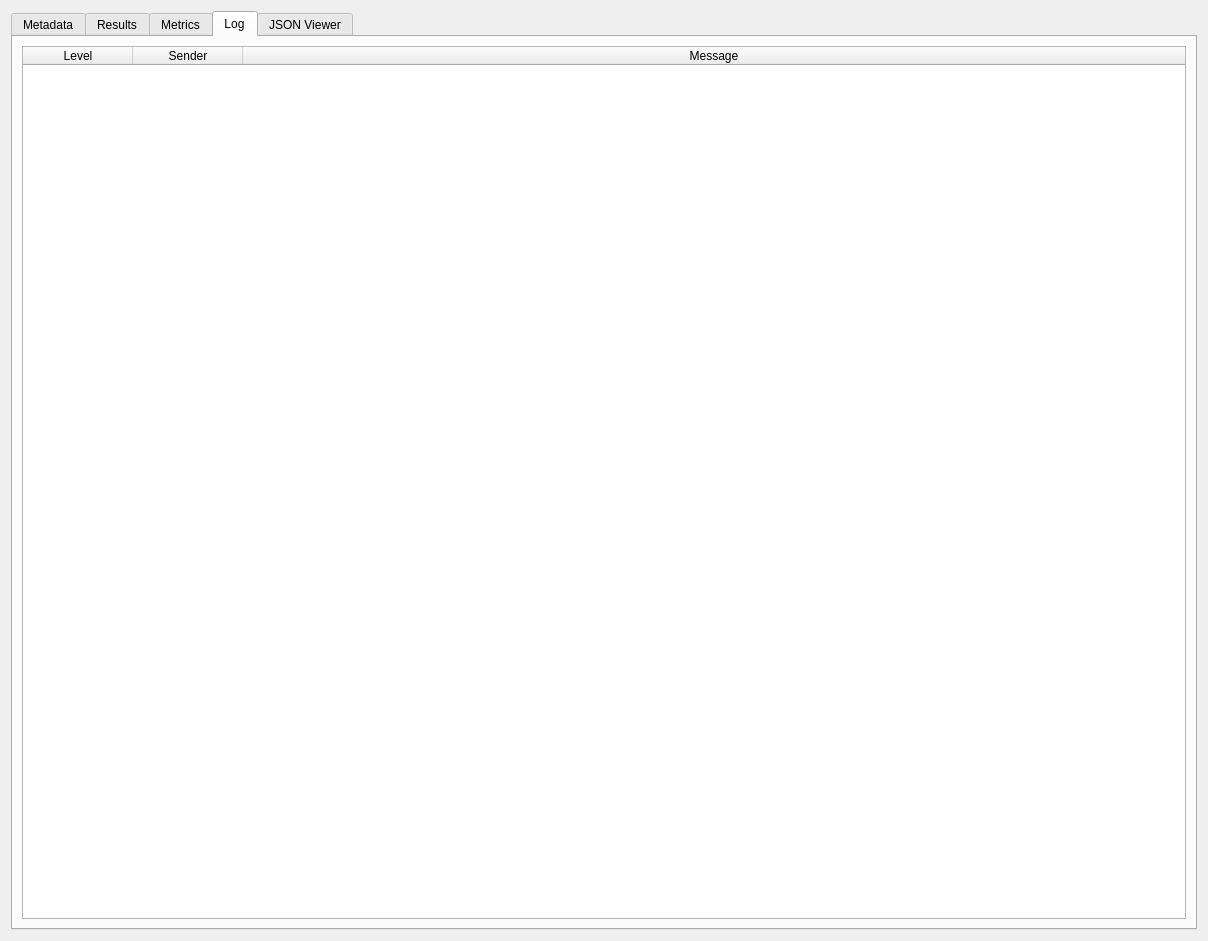
<?xml version="1.0" encoding="UTF-8"?>
<ui version="4.0">
 <class>Form</class>
 <widget class="QWidget" name="Form">
  <property name="geometry">
   <rect>
    <x>0</x>
    <y>0</y>
    <width>1208</width>
    <height>941</height>
   </rect>
  </property>
  <property name="sizePolicy">
   <sizepolicy hsizetype="Maximum" vsizetype="Maximum">
    <horstretch>0</horstretch>
    <verstretch>0</verstretch>
   </sizepolicy>
  </property>
  <property name="windowTitle">
   <string>CHIA JSON Result Viewer</string>
  </property>
  <layout class="QVBoxLayout" name="verticalLayout">
   <item>
    <widget class="QTabWidget" name="tab_widget">
     <property name="minimumSize">
      <size>
       <width>0</width>
       <height>0</height>
      </size>
     </property>
     <property name="currentIndex">
      <number>3</number>
     </property>
     <widget class="QWidget" name="tab_info">
      <attribute name="title">
       <string>Metadata</string>
      </attribute>
      <layout class="QVBoxLayout" name="verticalLayout_3">
       <item>
        <widget class="QWidget" name="widget" native="true">
         <layout class="QVBoxLayout" name="verticalLayout_4">
          <item>
           <widget class="QGroupBox" name="groupBox_2">
            <property name="title">
             <string>Experiment</string>
            </property>
            <layout class="QFormLayout" name="formLayout">
             <item row="0" column="0">
              <widget class="QLabel" name="label">
               <property name="text">
                <string>Name</string>
               </property>
              </widget>
             </item>
             <item row="0" column="1">
              <widget class="QLineEdit" name="line_experimentname">
               <property name="readOnly">
                <bool>true</bool>
               </property>
              </widget>
             </item>
             <item row="1" column="0">
              <widget class="QLabel" name="label_2">
               <property name="text">
                <string>Run ID</string>
               </property>
              </widget>
             </item>
             <item row="1" column="1">
              <widget class="QLineEdit" name="line_runid">
               <property name="readOnly">
                <bool>true</bool>
               </property>
              </widget>
             </item>
            </layout>
           </widget>
          </item>
          <item>
           <widget class="QGroupBox" name="groupBox">
            <property name="title">
             <string>Environment</string>
            </property>
            <layout class="QVBoxLayout" name="verticalLayout_5">
             <item>
              <widget class="QLabel" name="label_chiaversion">
               <property name="text">
                <string/>
               </property>
              </widget>
             </item>
             <item>
              <widget class="QTableWidget" name="table_environment">
               <property name="editTriggers">
                <set>QAbstractItemView::NoEditTriggers</set>
               </property>
               <property name="columnCount">
                <number>2</number>
               </property>
               <attribute name="horizontalHeaderStretchLastSection">
                <bool>true</bool>
               </attribute>
               <attribute name="verticalHeaderVisible">
                <bool>false</bool>
               </attribute>
               <column>
                <property name="text">
                 <string>Item</string>
                </property>
               </column>
               <column>
                <property name="text">
                 <string>Value</string>
                </property>
               </column>
              </widget>
             </item>
            </layout>
           </widget>
          </item>
          <item>
           <widget class="QGroupBox" name="groupBox_5">
            <property name="title">
             <string>Configuration</string>
            </property>
            <layout class="QVBoxLayout" name="verticalLayout_7">
             <item>
              <widget class="QTableWidget" name="table_configuration">
               <property name="editTriggers">
                <set>QAbstractItemView::NoEditTriggers</set>
               </property>
               <property name="columnCount">
                <number>3</number>
               </property>
               <attribute name="horizontalHeaderStretchLastSection">
                <bool>true</bool>
               </attribute>
               <attribute name="verticalHeaderVisible">
                <bool>false</bool>
               </attribute>
               <column>
                <property name="text">
                 <string>Source</string>
                </property>
               </column>
               <column>
                <property name="text">
                 <string>Item</string>
                </property>
               </column>
               <column>
                <property name="text">
                 <string>Value</string>
                </property>
               </column>
              </widget>
             </item>
            </layout>
           </widget>
          </item>
         </layout>
        </widget>
       </item>
      </layout>
     </widget>
     <widget class="QWidget" name="tab_results">
      <attribute name="title">
       <string>Results</string>
      </attribute>
      <layout class="QHBoxLayout" name="horizontalLayout_5">
       <item>
        <widget class="QGroupBox" name="groupBox_6">
         <property name="maximumSize">
          <size>
           <width>384</width>
           <height>16777215</height>
          </size>
         </property>
         <property name="title">
          <string>Results</string>
         </property>
         <layout class="QHBoxLayout" name="horizontalLayout_6">
          <item>
           <widget class="QTableWidget" name="table_resulttypes">
            <property name="editTriggers">
             <set>QAbstractItemView::NoEditTriggers</set>
            </property>
            <property name="selectionBehavior">
             <enum>QAbstractItemView::SelectRows</enum>
            </property>
            <property name="columnCount">
             <number>3</number>
            </property>
            <attribute name="horizontalHeaderDefaultSectionSize">
             <number>110</number>
            </attribute>
            <attribute name="horizontalHeaderStretchLastSection">
             <bool>true</bool>
            </attribute>
            <attribute name="verticalHeaderVisible">
             <bool>false</bool>
            </attribute>
            <column>
             <property name="text">
              <string>Sender</string>
             </property>
            </column>
            <column>
             <property name="text">
              <string>Result</string>
             </property>
            </column>
            <column>
             <property name="text">
              <string>#</string>
             </property>
            </column>
           </widget>
          </item>
         </layout>
        </widget>
       </item>
       <item>
        <widget class="QGroupBox" name="groupBox_7">
         <property name="title">
          <string>Plot Settings</string>
         </property>
         <layout class="QVBoxLayout" name="verticalLayout_9">
          <item>
           <widget class="QLabel" name="label_4">
            <property name="text">
             <string>X Axis Selection</string>
            </property>
           </widget>
          </item>
          <item>
           <widget class="QRadioButton" name="radio_result_step">
            <property name="text">
             <string>Step</string>
            </property>
            <property name="checked">
             <bool>true</bool>
            </property>
           </widget>
          </item>
          <item>
           <widget class="QRadioButton" name="radio_result_timestamp">
            <property name="text">
             <string>Timestamp</string>
            </property>
           </widget>
          </item>
          <item>
           <spacer name="verticalSpacer_2">
            <property name="orientation">
             <enum>Qt::Vertical</enum>
            </property>
            <property name="sizeHint" stdset="0">
             <size>
              <width>20</width>
              <height>757</height>
             </size>
            </property>
           </spacer>
          </item>
         </layout>
        </widget>
       </item>
       <item>
        <widget class="QGroupBox" name="groupbox_result_plot">
         <property name="title">
          <string>Plot</string>
         </property>
         <layout class="QHBoxLayout" name="horizontalLayout_8"/>
        </widget>
       </item>
       <item>
        <widget class="QGroupBox" name="groupBox_9">
         <property name="minimumSize">
          <size>
           <width>300</width>
           <height>0</height>
          </size>
         </property>
         <property name="title">
          <string>Raw Data</string>
         </property>
         <layout class="QVBoxLayout" name="verticalLayout_10">
          <item>
           <widget class="QTableWidget" name="table_resultraw">
            <attribute name="horizontalHeaderStretchLastSection">
             <bool>true</bool>
            </attribute>
            <attribute name="verticalHeaderVisible">
             <bool>false</bool>
            </attribute>
            <column>
             <property name="text">
              <string>-</string>
             </property>
            </column>
            <column>
             <property name="text">
              <string>Value</string>
             </property>
            </column>
           </widget>
          </item>
         </layout>
        </widget>
       </item>
      </layout>
     </widget>
     <widget class="QWidget" name="tab_metrics">
      <attribute name="title">
       <string>Metrics</string>
      </attribute>
      <layout class="QHBoxLayout" name="horizontalLayout">
       <item>
        <widget class="QGroupBox" name="groupBox_3">
         <property name="maximumSize">
          <size>
           <width>384</width>
           <height>16777215</height>
          </size>
         </property>
         <property name="title">
          <string>Metrics</string>
         </property>
         <layout class="QHBoxLayout" name="horizontalLayout_2">
          <item>
           <widget class="QTableWidget" name="table_metrictypes">
            <property name="editTriggers">
             <set>QAbstractItemView::NoEditTriggers</set>
            </property>
            <property name="selectionBehavior">
             <enum>QAbstractItemView::SelectRows</enum>
            </property>
            <property name="columnCount">
             <number>3</number>
            </property>
            <attribute name="horizontalHeaderDefaultSectionSize">
             <number>110</number>
            </attribute>
            <attribute name="horizontalHeaderStretchLastSection">
             <bool>true</bool>
            </attribute>
            <attribute name="verticalHeaderVisible">
             <bool>false</bool>
            </attribute>
            <column>
             <property name="text">
              <string>Sender</string>
             </property>
            </column>
            <column>
             <property name="text">
              <string>Metric</string>
             </property>
            </column>
            <column>
             <property name="text">
              <string>#</string>
             </property>
            </column>
           </widget>
          </item>
         </layout>
        </widget>
       </item>
       <item>
        <widget class="QGroupBox" name="groupBox_4">
         <property name="sizePolicy">
          <sizepolicy hsizetype="Preferred" vsizetype="Preferred">
           <horstretch>0</horstretch>
           <verstretch>0</verstretch>
          </sizepolicy>
         </property>
         <property name="maximumSize">
          <size>
           <width>192</width>
           <height>16777215</height>
          </size>
         </property>
         <property name="title">
          <string>Plot Settings</string>
         </property>
         <layout class="QVBoxLayout" name="verticalLayout_6">
          <item>
           <widget class="QLabel" name="label_3">
            <property name="text">
             <string>X Axis Selection</string>
            </property>
           </widget>
          </item>
          <item>
           <widget class="QRadioButton" name="radio_metric_step">
            <property name="text">
             <string>Step</string>
            </property>
            <property name="checked">
             <bool>true</bool>
            </property>
           </widget>
          </item>
          <item>
           <widget class="QRadioButton" name="radio_metric_timestamp">
            <property name="text">
             <string>Timestamp</string>
            </property>
           </widget>
          </item>
          <item>
           <spacer name="verticalSpacer">
            <property name="orientation">
             <enum>Qt::Vertical</enum>
            </property>
            <property name="sizeHint" stdset="0">
             <size>
              <width>20</width>
              <height>40</height>
             </size>
            </property>
           </spacer>
          </item>
         </layout>
        </widget>
       </item>
       <item>
        <widget class="QGroupBox" name="groupbox_metric_plot">
         <property name="sizePolicy">
          <sizepolicy hsizetype="Preferred" vsizetype="Preferred">
           <horstretch>0</horstretch>
           <verstretch>0</verstretch>
          </sizepolicy>
         </property>
         <property name="title">
          <string>Plot</string>
         </property>
         <layout class="QHBoxLayout" name="horizontalLayout_3"/>
        </widget>
       </item>
       <item>
        <widget class="QGroupBox" name="groupbox_6">
         <property name="minimumSize">
          <size>
           <width>300</width>
           <height>0</height>
          </size>
         </property>
         <property name="title">
          <string>Raw Data</string>
         </property>
         <layout class="QHBoxLayout" name="horizontalLayout_4">
          <item>
           <widget class="QTableWidget" name="table_metricraw">
            <attribute name="horizontalHeaderStretchLastSection">
             <bool>true</bool>
            </attribute>
            <attribute name="verticalHeaderVisible">
             <bool>false</bool>
            </attribute>
            <column>
             <property name="text">
              <string>-</string>
             </property>
            </column>
            <column>
             <property name="text">
              <string>Value</string>
             </property>
            </column>
           </widget>
          </item>
         </layout>
        </widget>
       </item>
      </layout>
     </widget>
     <widget class="QWidget" name="tab_log">
      <attribute name="title">
       <string>Log</string>
      </attribute>
      <layout class="QVBoxLayout" name="verticalLayout_8">
       <item>
        <widget class="QTableWidget" name="table_log">
         <property name="editTriggers">
          <set>QAbstractItemView::NoEditTriggers</set>
         </property>
         <property name="selectionBehavior">
          <enum>QAbstractItemView::SelectRows</enum>
         </property>
         <attribute name="horizontalHeaderDefaultSectionSize">
          <number>110</number>
         </attribute>
         <attribute name="horizontalHeaderStretchLastSection">
          <bool>true</bool>
         </attribute>
         <column>
          <property name="text">
           <string>Level</string>
          </property>
         </column>
         <column>
          <property name="text">
           <string>Sender</string>
          </property>
         </column>
         <column>
          <property name="text">
           <string>Message</string>
          </property>
         </column>
        </widget>
       </item>
      </layout>
     </widget>
     <widget class="QWidget" name="tab_json_viwer">
      <attribute name="title">
       <string>JSON Viewer</string>
      </attribute>
      <layout class="QVBoxLayout" name="verticalLayout_2">
       <item>
        <widget class="QPlainTextEdit" name="raw_json_text">
         <property name="font">
          <font>
           <family>Monospace</family>
          </font>
         </property>
         <property name="readOnly">
          <bool>true</bool>
         </property>
        </widget>
       </item>
      </layout>
     </widget>
    </widget>
   </item>
  </layout>
 </widget>
 <resources/>
 <connections/>
</ui>
